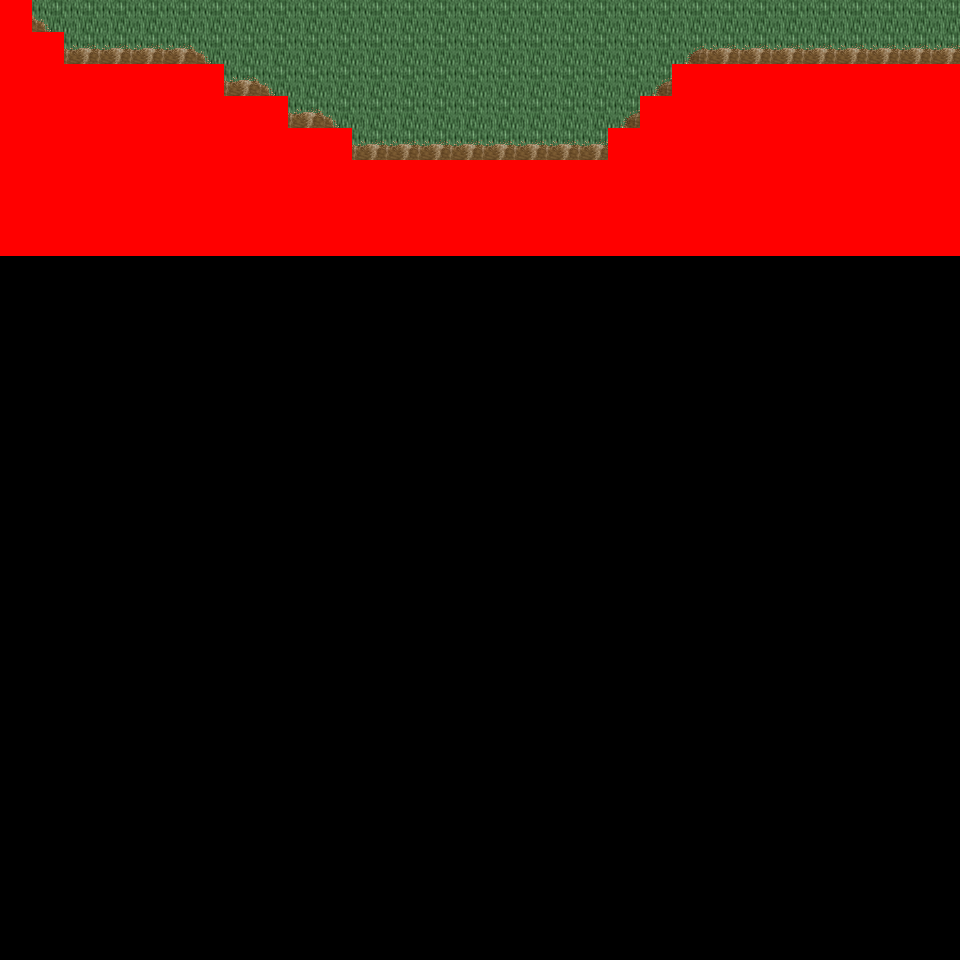

A level layout from a 2D game, rendered from its tile map. Below: a short description, then the map file with tile-grid data replaced by summaries:
An orthogonal 30x30 tile map with 32x32 px tiles, 6 tile layers (Ground, Object, Object2, Above, ...), 14 tilesets and 4 objects (4x mapExit).

<map version="1.0" orientation="orthogonal" renderorder="right-down" width="30" height="30" tilewidth="32" tileheight="32" nextobjectid="5">
  <tileset firstgid="1" name="tileset_logic_collision" tilewidth="32" tileheight="32" tilecount="1" columns="1">
    <image source="../drawable/tileset_logic_collision.png" width="32" height="32" />
  </tileset>
  <tileset firstgid="2" name="tileset_ground_ground" tilewidth="32" tileheight="32" tilecount="33" columns="3">
    <image source="../drawable/tileset_ground_ground.png" width="96" height="352" />
  </tileset>
  <tileset firstgid="35" name="tileset_ground_ridge_earth_pale" tilewidth="32" tileheight="32" tilecount="96" columns="12">
    <image source="../drawable/tileset_ground_ridge_earth_pale.png" width="384" height="256" />
  </tileset>
  <tileset firstgid="131" name="tileset_ground_ridge_earth_dark" tilewidth="32" tileheight="32" tilecount="96" columns="12">
    <image source="../drawable/tileset_ground_ridge_earth_dark.png" width="384" height="256" />
  </tileset>
  <tileset firstgid="227" name="tileset_terrain_desert" tilewidth="32" tileheight="32" tilecount="88" columns="8">
    <image source="../drawable/tileset_terrain_desert.png" width="256" height="352" />
  </tileset>
  <tileset firstgid="315" name="tileset_plant_tree_tree_darkgreen" tilewidth="32" tileheight="32" tilecount="88" columns="8">
    <image source="../drawable/tileset_plant_tree_tree_darkgreen.png" width="256" height="352" />
  </tileset>
  <tileset firstgid="403" name="tileset_building_tan_building" tilewidth="32" tileheight="32" tilecount="24" columns="4">
    <image source="../drawable/tileset_building_tan_building.png" width="128" height="192" />
  </tileset>
  <tileset firstgid="427" name="tileset_plant_cactus_2" tilewidth="32" tileheight="32" tilecount="10" columns="5">
    <image source="../drawable/tileset_plant_cactus_2.png" width="160" height="64" />
  </tileset>
  <tileset firstgid="437" name="tileset_ground_sand_2" tilewidth="32" tileheight="32" tilecount="15" columns="5">
    <image source="../drawable/tileset_ground_sand_2.png" width="160" height="96" />
  </tileset>
  <tileset firstgid="452" name="tileset_object_stone_well" tilewidth="32" tileheight="32" tilecount="6" columns="2">
    <image source="../drawable/tileset_object_stone_well.png" width="64" height="96" />
  </tileset>
  <tileset firstgid="458" name="tileset_plant_tree_banana_tree" tilewidth="32" tileheight="32" tilecount="40" columns="4">
    <image source="../drawable/tileset_plant_tree_banana_tree.png" width="128" height="320" />
  </tileset>
  <tileset firstgid="498" name="tileset_ground_sand_edges" tilewidth="32" tileheight="32" tilecount="15" columns="5">
    <image source="../drawable/tileset_ground_sand_edges.png" width="160" height="96" />
  </tileset>
  <tileset firstgid="513" name="tileset_building_window_window_centered" tilewidth="32" tileheight="32" tilecount="1" columns="1">
    <image source="../drawable/tileset_building_window_window_centered.png" width="32" height="32" />
  </tileset>
  <tileset firstgid="514" name="tileset_building_door_closed" tilewidth="32" tileheight="32" tilecount="1" columns="1">
    <image source="../drawable/tileset_building_door_closed.png" width="32" height="32" />
  </tileset>
  <layer name="Ground" width="30" height="30">
    <data>[900 cells, 240 non-empty, 2 distinct tile ids]</data>
  </layer>
  <layer name="Object" width="30" height="30">
    <data>[900 cells, 97 non-empty, 11 distinct tile ids]</data>
  </layer>
  <layer name="Object2" width="30" height="30">
    <data>[900 cells, 0 non-empty, 0 distinct tile ids]</data>
  </layer>
  <layer name="Above" width="30" height="30">
    <data>[900 cells, 60 non-empty, 6 distinct tile ids]</data>
  </layer>
  <layer name="Above2" width="30" height="30">
    <data>[900 cells, 0 non-empty, 0 distinct tile ids]</data>
  </layer>
  <layer name="Walkable" width="30" height="30">
    <data>[900 cells, 150 non-empty, 1 distinct tile ids]</data>
  </layer>
  <objectgroup name="MapEvents">
    <object id="1" name="north" type="mapExit" x="32" y="0" width="928" height="32">
      <properties>
        <property name="map" value="level_0_x1_y148" />
        <property name="x" value="1" />
        <property name="y" value="28" />
      </properties>
    </object>
    <object id="2" name="west" type="mapExit" x="0" y="256" width="32" height="704">
      <properties>
        <property name="map" value="level_0_x0_y149" />
        <property name="x" value="28" />
        <property name="y" value="8" />
      </properties>
    </object>
    <object id="3" name="east" type="mapExit" x="928" y="0" width="32" height="64">
      <properties>
        <property name="map" value="level_0_x2_y149" />
        <property name="x" value="1" />
        <property name="y" value="0" />
      </properties>
    </object>
    <object id="4" name="east2" type="mapExit" x="928" y="256" width="32" height="704">
      <properties>
        <property name="map" value="level_0_x2_y149" />
        <property name="x" value="1" />
        <property name="y" value="8" />
      </properties>
    </object>
  </objectgroup>
</map>
